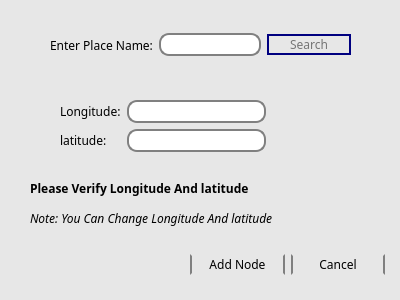
<?xml version="1.0" encoding="UTF-8"?>
<ui version="4.0">
 <class>add_node_window</class>
 <widget class="QDialog" name="add_node_window">
  <property name="geometry">
   <rect>
    <x>0</x>
    <y>0</y>
    <width>400</width>
    <height>300</height>
   </rect>
  </property>
  <property name="minimumSize">
   <size>
    <width>400</width>
    <height>300</height>
   </size>
  </property>
  <property name="maximumSize">
   <size>
    <width>400</width>
    <height>300</height>
   </size>
  </property>
  <property name="palette">
   <palette>
    <active>
     <colorrole role="WindowText">
      <brush brushstyle="SolidPattern">
       <color alpha="255">
        <red>0</red>
        <green>0</green>
        <blue>0</blue>
       </color>
      </brush>
     </colorrole>
     <colorrole role="Button">
      <brush brushstyle="SolidPattern">
       <color alpha="255">
        <red>231</red>
        <green>231</green>
        <blue>231</blue>
       </color>
      </brush>
     </colorrole>
     <colorrole role="Light">
      <brush brushstyle="SolidPattern">
       <color alpha="255">
        <red>213</red>
        <green>213</green>
        <blue>255</blue>
       </color>
      </brush>
     </colorrole>
     <colorrole role="Midlight">
      <brush brushstyle="SolidPattern">
       <color alpha="255">
        <red>149</red>
        <green>149</green>
        <blue>255</blue>
       </color>
      </brush>
     </colorrole>
     <colorrole role="Dark">
      <brush brushstyle="SolidPattern">
       <color alpha="255">
        <red>42</red>
        <green>42</green>
        <blue>127</blue>
       </color>
      </brush>
     </colorrole>
     <colorrole role="Mid">
      <brush brushstyle="SolidPattern">
       <color alpha="255">
        <red>56</red>
        <green>56</green>
        <blue>170</blue>
       </color>
      </brush>
     </colorrole>
     <colorrole role="Text">
      <brush brushstyle="SolidPattern">
       <color alpha="255">
        <red>0</red>
        <green>0</green>
        <blue>0</blue>
       </color>
      </brush>
     </colorrole>
     <colorrole role="BrightText">
      <brush brushstyle="SolidPattern">
       <color alpha="255">
        <red>255</red>
        <green>255</green>
        <blue>255</blue>
       </color>
      </brush>
     </colorrole>
     <colorrole role="ButtonText">
      <brush brushstyle="SolidPattern">
       <color alpha="255">
        <red>0</red>
        <green>0</green>
        <blue>0</blue>
       </color>
      </brush>
     </colorrole>
     <colorrole role="Base">
      <brush brushstyle="SolidPattern">
       <color alpha="255">
        <red>231</red>
        <green>231</green>
        <blue>231</blue>
       </color>
      </brush>
     </colorrole>
     <colorrole role="Window">
      <brush brushstyle="SolidPattern">
       <color alpha="255">
        <red>231</red>
        <green>231</green>
        <blue>231</blue>
       </color>
      </brush>
     </colorrole>
     <colorrole role="Shadow">
      <brush brushstyle="SolidPattern">
       <color alpha="255">
        <red>0</red>
        <green>0</green>
        <blue>0</blue>
       </color>
      </brush>
     </colorrole>
     <colorrole role="AlternateBase">
      <brush brushstyle="SolidPattern">
       <color alpha="255">
        <red>170</red>
        <green>170</green>
        <blue>255</blue>
       </color>
      </brush>
     </colorrole>
     <colorrole role="ToolTipBase">
      <brush brushstyle="SolidPattern">
       <color alpha="255">
        <red>255</red>
        <green>255</green>
        <blue>220</blue>
       </color>
      </brush>
     </colorrole>
     <colorrole role="ToolTipText">
      <brush brushstyle="SolidPattern">
       <color alpha="255">
        <red>0</red>
        <green>0</green>
        <blue>0</blue>
       </color>
      </brush>
     </colorrole>
     <colorrole role="PlaceholderText">
      <brush brushstyle="NoBrush">
       <color alpha="128">
        <red>0</red>
        <green>0</green>
        <blue>0</blue>
       </color>
      </brush>
     </colorrole>
    </active>
    <inactive>
     <colorrole role="WindowText">
      <brush brushstyle="SolidPattern">
       <color alpha="255">
        <red>0</red>
        <green>0</green>
        <blue>0</blue>
       </color>
      </brush>
     </colorrole>
     <colorrole role="Button">
      <brush brushstyle="SolidPattern">
       <color alpha="255">
        <red>231</red>
        <green>231</green>
        <blue>231</blue>
       </color>
      </brush>
     </colorrole>
     <colorrole role="Light">
      <brush brushstyle="SolidPattern">
       <color alpha="255">
        <red>213</red>
        <green>213</green>
        <blue>255</blue>
       </color>
      </brush>
     </colorrole>
     <colorrole role="Midlight">
      <brush brushstyle="SolidPattern">
       <color alpha="255">
        <red>149</red>
        <green>149</green>
        <blue>255</blue>
       </color>
      </brush>
     </colorrole>
     <colorrole role="Dark">
      <brush brushstyle="SolidPattern">
       <color alpha="255">
        <red>42</red>
        <green>42</green>
        <blue>127</blue>
       </color>
      </brush>
     </colorrole>
     <colorrole role="Mid">
      <brush brushstyle="SolidPattern">
       <color alpha="255">
        <red>56</red>
        <green>56</green>
        <blue>170</blue>
       </color>
      </brush>
     </colorrole>
     <colorrole role="Text">
      <brush brushstyle="SolidPattern">
       <color alpha="255">
        <red>0</red>
        <green>0</green>
        <blue>0</blue>
       </color>
      </brush>
     </colorrole>
     <colorrole role="BrightText">
      <brush brushstyle="SolidPattern">
       <color alpha="255">
        <red>255</red>
        <green>255</green>
        <blue>255</blue>
       </color>
      </brush>
     </colorrole>
     <colorrole role="ButtonText">
      <brush brushstyle="SolidPattern">
       <color alpha="255">
        <red>0</red>
        <green>0</green>
        <blue>0</blue>
       </color>
      </brush>
     </colorrole>
     <colorrole role="Base">
      <brush brushstyle="SolidPattern">
       <color alpha="255">
        <red>231</red>
        <green>231</green>
        <blue>231</blue>
       </color>
      </brush>
     </colorrole>
     <colorrole role="Window">
      <brush brushstyle="SolidPattern">
       <color alpha="255">
        <red>231</red>
        <green>231</green>
        <blue>231</blue>
       </color>
      </brush>
     </colorrole>
     <colorrole role="Shadow">
      <brush brushstyle="SolidPattern">
       <color alpha="255">
        <red>0</red>
        <green>0</green>
        <blue>0</blue>
       </color>
      </brush>
     </colorrole>
     <colorrole role="AlternateBase">
      <brush brushstyle="SolidPattern">
       <color alpha="255">
        <red>170</red>
        <green>170</green>
        <blue>255</blue>
       </color>
      </brush>
     </colorrole>
     <colorrole role="ToolTipBase">
      <brush brushstyle="SolidPattern">
       <color alpha="255">
        <red>255</red>
        <green>255</green>
        <blue>220</blue>
       </color>
      </brush>
     </colorrole>
     <colorrole role="ToolTipText">
      <brush brushstyle="SolidPattern">
       <color alpha="255">
        <red>0</red>
        <green>0</green>
        <blue>0</blue>
       </color>
      </brush>
     </colorrole>
     <colorrole role="PlaceholderText">
      <brush brushstyle="NoBrush">
       <color alpha="128">
        <red>0</red>
        <green>0</green>
        <blue>0</blue>
       </color>
      </brush>
     </colorrole>
    </inactive>
    <disabled>
     <colorrole role="WindowText">
      <brush brushstyle="SolidPattern">
       <color alpha="255">
        <red>42</red>
        <green>42</green>
        <blue>127</blue>
       </color>
      </brush>
     </colorrole>
     <colorrole role="Button">
      <brush brushstyle="SolidPattern">
       <color alpha="255">
        <red>231</red>
        <green>231</green>
        <blue>231</blue>
       </color>
      </brush>
     </colorrole>
     <colorrole role="Light">
      <brush brushstyle="SolidPattern">
       <color alpha="255">
        <red>213</red>
        <green>213</green>
        <blue>255</blue>
       </color>
      </brush>
     </colorrole>
     <colorrole role="Midlight">
      <brush brushstyle="SolidPattern">
       <color alpha="255">
        <red>149</red>
        <green>149</green>
        <blue>255</blue>
       </color>
      </brush>
     </colorrole>
     <colorrole role="Dark">
      <brush brushstyle="SolidPattern">
       <color alpha="255">
        <red>42</red>
        <green>42</green>
        <blue>127</blue>
       </color>
      </brush>
     </colorrole>
     <colorrole role="Mid">
      <brush brushstyle="SolidPattern">
       <color alpha="255">
        <red>56</red>
        <green>56</green>
        <blue>170</blue>
       </color>
      </brush>
     </colorrole>
     <colorrole role="Text">
      <brush brushstyle="SolidPattern">
       <color alpha="255">
        <red>42</red>
        <green>42</green>
        <blue>127</blue>
       </color>
      </brush>
     </colorrole>
     <colorrole role="BrightText">
      <brush brushstyle="SolidPattern">
       <color alpha="255">
        <red>255</red>
        <green>255</green>
        <blue>255</blue>
       </color>
      </brush>
     </colorrole>
     <colorrole role="ButtonText">
      <brush brushstyle="SolidPattern">
       <color alpha="255">
        <red>42</red>
        <green>42</green>
        <blue>127</blue>
       </color>
      </brush>
     </colorrole>
     <colorrole role="Base">
      <brush brushstyle="SolidPattern">
       <color alpha="255">
        <red>231</red>
        <green>231</green>
        <blue>231</blue>
       </color>
      </brush>
     </colorrole>
     <colorrole role="Window">
      <brush brushstyle="SolidPattern">
       <color alpha="255">
        <red>231</red>
        <green>231</green>
        <blue>231</blue>
       </color>
      </brush>
     </colorrole>
     <colorrole role="Shadow">
      <brush brushstyle="SolidPattern">
       <color alpha="255">
        <red>0</red>
        <green>0</green>
        <blue>0</blue>
       </color>
      </brush>
     </colorrole>
     <colorrole role="AlternateBase">
      <brush brushstyle="SolidPattern">
       <color alpha="255">
        <red>85</red>
        <green>85</green>
        <blue>255</blue>
       </color>
      </brush>
     </colorrole>
     <colorrole role="ToolTipBase">
      <brush brushstyle="SolidPattern">
       <color alpha="255">
        <red>255</red>
        <green>255</green>
        <blue>220</blue>
       </color>
      </brush>
     </colorrole>
     <colorrole role="ToolTipText">
      <brush brushstyle="SolidPattern">
       <color alpha="255">
        <red>0</red>
        <green>0</green>
        <blue>0</blue>
       </color>
      </brush>
     </colorrole>
     <colorrole role="PlaceholderText">
      <brush brushstyle="NoBrush">
       <color alpha="128">
        <red>0</red>
        <green>0</green>
        <blue>0</blue>
       </color>
      </brush>
     </colorrole>
    </disabled>
   </palette>
  </property>
  <property name="font">
   <font>
    <family>Bahnschrift</family>
   </font>
  </property>
  <property name="windowTitle">
   <string>Add Node Dialog</string>
  </property>
  <property name="styleSheet">
   <string notr="true">background-color: rgb(231, 231, 231);</string>
  </property>
  <widget class="QLabel" name="label_4">
   <property name="geometry">
    <rect>
     <x>30</x>
     <y>180</y>
     <width>341</width>
     <height>16</height>
    </rect>
   </property>
   <property name="font">
    <font>
     <family>Bahnschrift</family>
     <pointsize>9</pointsize>
     <weight>75</weight>
     <bold>true</bold>
    </font>
   </property>
   <property name="text">
    <string>Please Verify Longitude And latitude</string>
   </property>
  </widget>
  <widget class="QWidget" name="layoutWidget">
   <property name="geometry">
    <rect>
     <x>60</x>
     <y>100</y>
     <width>206</width>
     <height>53</height>
    </rect>
   </property>
   <layout class="QGridLayout" name="gridLayout_2">
    <item row="0" column="0">
     <widget class="QLabel" name="label_5">
      <property name="font">
       <font>
        <family>Bahnschrift</family>
        <pointsize>9</pointsize>
        <weight>50</weight>
        <bold>false</bold>
       </font>
      </property>
      <property name="text">
       <string>Longitude:</string>
      </property>
     </widget>
    </item>
    <item row="0" column="1">
     <widget class="QLineEdit" name="long_edit">
      <property name="styleSheet">
       <string notr="true">QLineEdit {
    border: 2px solid gray;
    border-radius: 10px;
    padding: 0 8px;
    background: white;
    selection-background-color: darkgray; 
    
	font: 8pt &quot;Bahnschrift&quot;;
}</string>
      </property>
     </widget>
    </item>
    <item row="1" column="0">
     <widget class="QLabel" name="label_6">
      <property name="font">
       <font>
        <family>Bahnschrift</family>
        <pointsize>9</pointsize>
        <weight>50</weight>
        <bold>false</bold>
        <strikeout>false</strikeout>
        <kerning>true</kerning>
       </font>
      </property>
      <property name="text">
       <string>latitude:</string>
      </property>
     </widget>
    </item>
    <item row="1" column="1">
     <widget class="QLineEdit" name="lat_edit">
      <property name="styleSheet">
       <string notr="true">QLineEdit {
    border: 2px solid gray;
    border-radius: 10px;
    padding: 0 8px;
    background: white;
    selection-background-color: darkgray; 
    
	font: 8pt &quot;Bahnschrift&quot;;
}</string>
      </property>
     </widget>
    </item>
   </layout>
  </widget>
  <widget class="QWidget" name="layoutWidget_2">
   <property name="geometry">
    <rect>
     <x>50</x>
     <y>30</y>
     <width>301</width>
     <height>30</height>
    </rect>
   </property>
   <layout class="QHBoxLayout" name="horizontalLayout_3">
    <item>
     <widget class="QLabel" name="label_7">
      <property name="font">
       <font>
        <family>Bahnschrift</family>
        <pointsize>9</pointsize>
        <weight>50</weight>
        <bold>false</bold>
       </font>
      </property>
      <property name="text">
       <string>Enter Place Name:</string>
      </property>
     </widget>
    </item>
    <item>
     <widget class="QLineEdit" name="place_name_edit">
      <property name="styleSheet">
       <string notr="true">QLineEdit {
    border: 2px solid gray;
    border-radius: 10px;
    padding: 0 8px;
    background: white;
    selection-background-color: darkgray; 
    
	font: 8pt &quot;Bahnschrift&quot;;
}</string>
      </property>
     </widget>
    </item>
    <item>
     <widget class="QPushButton" name="search_button">
      <property name="styleSheet">
       <string notr="true">QPushButton {
	
	
	font: 75 10pt &quot;Bahnschrift Condensed&quot;;
	
	color: rgb(117, 117, 117);
    border: 2px solid #8f8f91; min-width: 80px;
	border-color: #4072B3; 
    border-radius: 12px;
}

QPushButton:pressed {
    background-color: qlineargradient(x1: 0, y1: 0, x2: 0, y2: 1,
                                      stop: 0 #dadbde, stop: 1 #f6f7fa);
} 


QPushButton:flat {
    border: none; /* no border for a flat push button */
}

QPushButton:default {
    border-color: navy; /* make the default button prominent */
}</string>
      </property>
      <property name="text">
       <string>Search</string>
      </property>
     </widget>
    </item>
   </layout>
  </widget>
  <widget class="QLabel" name="label_8">
   <property name="geometry">
    <rect>
     <x>30</x>
     <y>210</y>
     <width>321</width>
     <height>16</height>
    </rect>
   </property>
   <property name="font">
    <font>
     <family>Bahnschrift</family>
     <pointsize>9</pointsize>
     <weight>50</weight>
     <italic>true</italic>
     <bold>false</bold>
    </font>
   </property>
   <property name="text">
    <string>Note: You Can Change Longitude And latitude</string>
   </property>
  </widget>
  <widget class="QWidget" name="layoutWidget_3">
   <property name="geometry">
    <rect>
     <x>190</x>
     <y>250</y>
     <width>195</width>
     <height>30</height>
    </rect>
   </property>
   <layout class="QHBoxLayout" name="horizontalLayout_4">
    <item>
     <widget class="QPushButton" name="add_node_button_2">
      <property name="styleSheet">
       <string notr="true">QPushButton {
	
	
	 
    font: 75 10pt &quot;Bahnschrift Condensed&quot;;
	
	
    border:2px solid black; min-width: 80px;
	border-color: dark gray; 
    border-radius: 25px;
}


QPushButton:hover {
    background-color: #6088C6; 
}
QPushButton:flat {
    border: none; /* no border for a flat push button */
}

QPushButton:default {
    border-color: navy; /* make the default button prominent */
}</string>
      </property>
      <property name="text">
       <string>Add Node</string>
      </property>
     </widget>
    </item>
    <item>
     <widget class="QPushButton" name="cancel_button_2">
      <property name="styleSheet">
       <string notr="true">QPushButton {
	
	
	 
    font: 75 10pt &quot;Bahnschrift Condensed&quot;;
	
	
    border:2px solid black; min-width: 80px;
	border-color: dark gray; 
    border-radius: 25px;
}

QPushButton:hover {
    background-color: #c0c0c0; 
}
QPushButton:flat {
    border: none; /* no border for a flat push button */
}

QPushButton:default {
    border-color: navy; /* make the default button prominent */
}</string>
      </property>
      <property name="text">
       <string>Cancel</string>
      </property>
     </widget>
    </item>
   </layout>
  </widget>
 </widget>
 <resources/>
 <connections/>
</ui>
